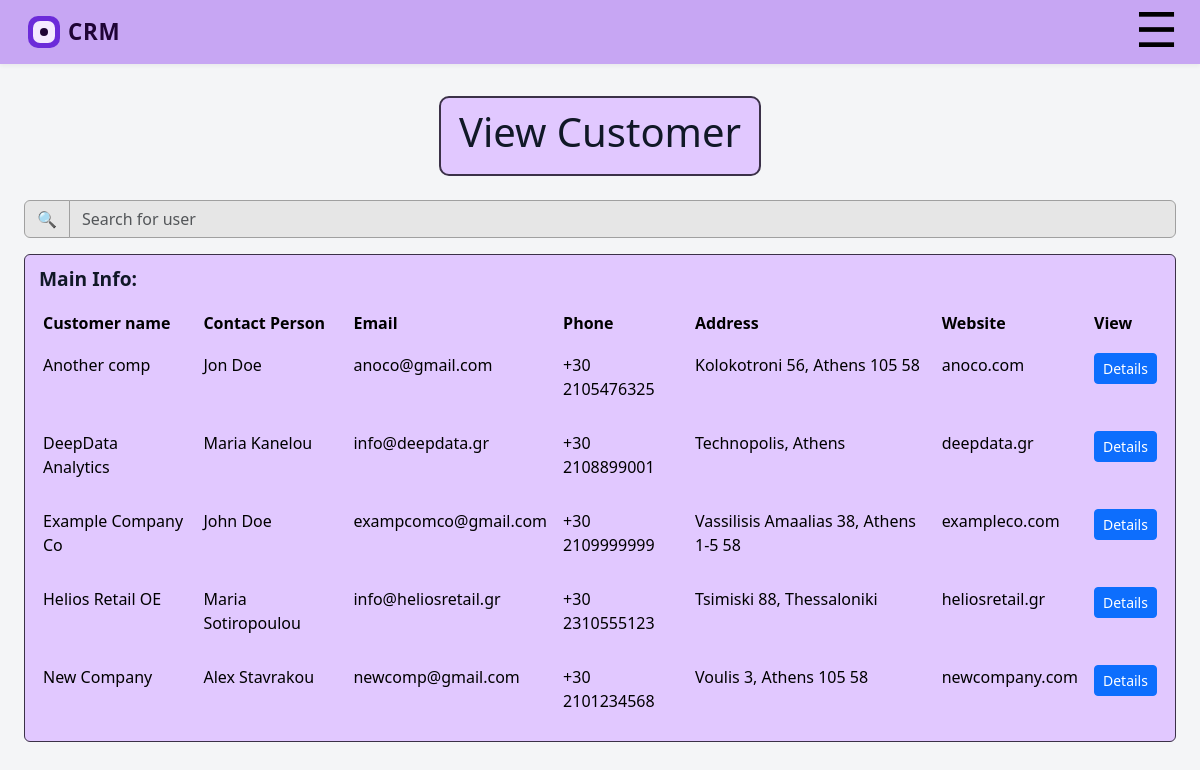
The page /employee/viewcustomer (signed in) on the database its author committed.
### tables this page shows
CREATE TABLE "customers" (
    id INTEGER PRIMARY KEY AUTOINCREMENT,
    customer_name TEXT NOT NULL,
    contact_person TEXT,
    email TEXT,
    phone TEXT,
    address TEXT,
    website TEXT,
    type TEXT,
    industry TEXT,
    rev_value_euro FLOAT,
    date_added DATE,
    created_by_user_id INTEGER NOT NULL,
        FOREIGN KEY (created_by_user_id)
        REFERENCES users(id)
);

### app.py (the view, shortened to what this page needs)
@app.route("/employee/viewcustomer", methods=["GET"])
@roles_permitted(['employee'])
def employee_view_cus():
    uid = session.get("uid")
    if uid is None:
        abort(401)
    q = (request.args.get("q") or "").strip()
    conn = get_db_connection()
    cur = conn.cursor()
    sql = """
        SELECT id, customer_name, contact_person, email, phone, address, website
        FROM customers
        WHERE created_by_user_id = ?
    """
    params = [uid]
    sql += " ORDER BY customer_name ASC"
    cur.execute(sql, params)
    customers = cur.fetchall()
    conn.close()
    return render_template("employee_view_cus.html", customers=customers, q=q)

### app.py (called while the page is built)
def get_db_connection():
    conn = sqlite3.connect("task_manager.db")
    conn.row_factory = sqlite3.Row
    conn.execute("PRAGMA foreign_keys = ON;")
    return conn

def roles_permitted(roles):
    def decorator(f):
        @wraps(f)
        def wrapper(*args, **kwargs):
            if 'uid' in session and session['role'] in roles:
                return f(*args, **kwargs)
            else:
                flash(f'Login again')
                return redirect('/login')
        return wrapper
    return decorator

### templates/employee_view_cus.html (shortened to what this page needs)
{% extends 'base_admin.html' %}
{% block content %}
<div class="d-flex justify-content-center mb-4">
    <div class="activity-header-box">
        <h1 class="admin-dashboard-title">View Customer</h1>
    </div>
</div>
<div class="row g-4">
    <div class="col-12">
        <form method="get" class="admin-search mb-3">
            <div class="input-group">
                <span class="input-group-text admin-search-icon">🔍</span>
                <input
                    type="text"
                    class="form-control admin-search-input"
                    name="q"
                    placeholder="Search for user"
                    value="{{ q or '' }}">
            </div>
        </form>
        <div class="admin-list-card">
            <div class="admin-list-card-header">
                Main Info:
            </div>
            <div class="admin-list-table-wrap">
                <table class="table admin-list-table mb-0">
                    <thead>
                        <tr>
                            <th>Customer name</th>
                            <th>Contact Person</th>
                            <th>Email</th>
                            <th>Phone</th>
                            <th>Address</th>
                            <th>Website</th>
                            <th>View</th>
                        </tr>
                    </thead>
                    <tbody>
                    {% for c in customers %}
                        <tr>
                            <td>{{ c.customer_name }}</td>
                            <td>{{ c.contact_person }}</td>
                            <td>{{ c.email }}</td>
                            <td>{{ c.phone }}</td>
                            <td>{{ c.address }}</td>
                            <td>{{ c.website }}</td>
                            <td>
                                <a class="btn btn-sm btn-primary"href="{{ url_for('employee_customer_detail', customer_id=c.id) }}">Details</a>
                            </td>
                        </tr>
                    {% endfor %}
                    </tbody>
                </table>
            </div>
        </div>
    </div>
</div>
{% endblock %}

### static/css/app.css (style rules this page uses)
:root { --app-bg: #f4f5f7; --app-primary: #6c2bd9; --app-primary-dark: #4c1ca3; --app-button-bg: #7a869a; --app-text-main: #111827; }
body.bg-app { background-color: var(--app-bg); font-family: system-ui, -apple-system, BlinkMacSystemFont, "Segoe UI", sans-serif; color: var(--app-text-main); }
.activity-header-box { display: inline-block; padding: 10px 18px; background: #e1c8ff; border: 2px solid #3b3148; border-radius: 10px; }
.admin-search .input-group-text.admin-search-icon { background: #e6e6e6; border: 1px solid #a0a0a0; }
.admin-search-input { background: #e6e6e6; border: 1px solid #a0a0a0; }
.admin-list-card { background: #e1c8ff; border: 1.5px solid #3b3148; border-radius: 6px; overflow: hidden; }
.admin-list-card-header { font-weight: 700; font-size: 1.2rem; padding: 10px 14px; }
.admin-list-table-wrap { padding: 0 10px 10px; }
.admin-list-table th, .admin-list-table td { background: transparent; border: none; vertical-align: top; }
.admin-list-table thead th { font-weight: 600; padding-bottom: 6px; }
.admin-list-table tbody td { padding-top: 12px; padding-bottom: 18px; }

### rows shown on the page
customers: customer_name "Another comp", contact_person "Jon Doe", email "anoco@gmail.com", phone "+30 2105476325", address "Kolokotroni 56, Athens 105 58", website "anoco.com"
customers: customer_name "DeepData Analytics", contact_person "Maria Kanelou", email "info@deepdata.gr", phone "+30 2108899001", address "Technopolis, Athens", website "deepdata.gr"
customers: customer_name "Example Company Co", contact_person "John Doe", email "exampcomco@gmail.com", phone "+30 2109999999", address "Vassilisis Amaalias 38, Athens 1-5 58", website "exampleco.com"
customers: customer_name "Helios Retail OE", contact_person "Maria Sotiropoulou", email "info@heliosretail.gr", phone "+30 2310555123", address "Tsimiski 88, Thessaloniki", website "heliosretail.gr"
customers: customer_name "New Company", contact_person "Alex Stavrakou", email "newcomp@gmail.com", phone "+30 2101234568", address "Voulis 3, Athens 105 58", website "newcompany.com"
